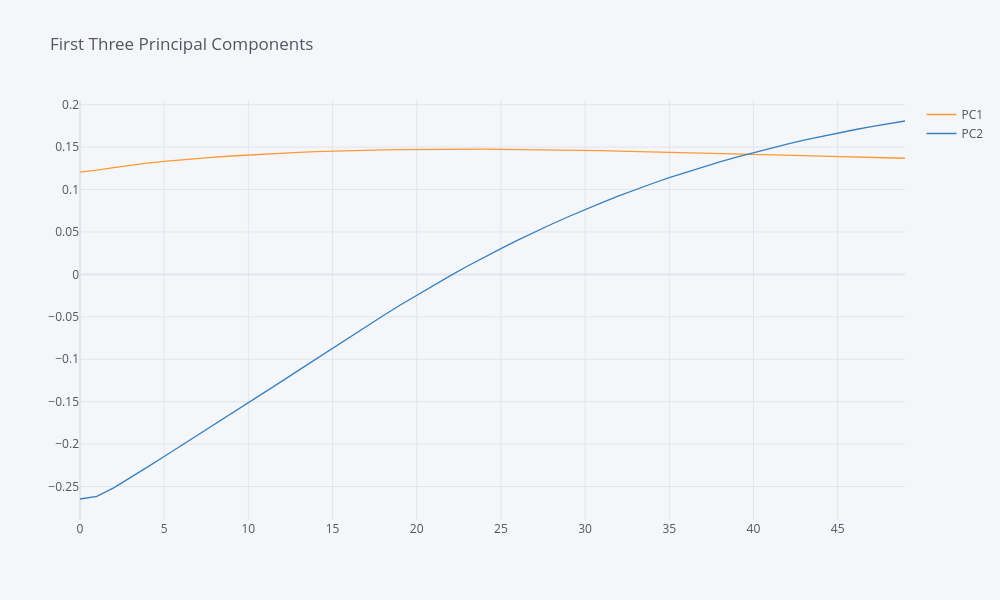

Write notebook code for a chart like this one.
### Code cell
df_pca.iplot(title='First Three Principal Components')

### Figure 1 — Plotly figure (JSON) as saved in the notebook; plotly's stock layout.template omitted (floating-point values rounded to 4 significant figures)
{"data": [{"line": {"color": "rgba(255, 153, 51, 1.0)", "dash": "solid", "shape": "linear", "width": 1.3}, "mode": "lines", "name": "PC1", "text": "", "type": "scatter", "x": [0, 1, 2, 3, 4, 5, 6, 7, 8, 9, 10, 11, 12, 13, 14, 15, 16, 17, 18, 19, 20, 21, 22, 23, 24, 25, 26, 27, 28, 29, 30, 31, 32, 33, 34, 35, 36, 37, 38, 39, 40, 41, 42, 43, 44, 45, 46, 47, 48, 49], "y": [0.1205, 0.1228, 0.1259, 0.1288, 0.1312, 0.1332, 0.135, 0.1367, 0.1382, 0.1395, 0.1407, 0.1419, 0.1429, 0.1438, 0.1446, 0.1453, 0.1459, 0.1464, 0.1468, 0.1471, 0.1474, 0.1475, 0.1476, 0.1476, 0.1475, 0.1474, 0.1472, 0.147, 0.1468, 0.1465, 0.1461, 0.1458, 0.1454, 0.145, 0.1445, 0.144, 0.1436, 0.1431, 0.1426, 0.1421, 0.1415, 0.141, 0.1405, 0.14, 0.1394, 0.1389, 0.1384, 0.1379, 0.1374, 0.1369]}, {"line": {"color": "rgba(55, 128, 191, 1.0)", "dash": "solid", "shape": "linear", "width": 1.3}, "mode": "lines", "name": "PC2", "text": "", "type": "scatter", "x": [0, 1, 2, 3, 4, 5, 6, 7, 8, 9, 10, 11, 12, 13, 14, 15, 16, 17, 18, 19, 20, 21, 22, 23, 24, 25, 26, 27, 28, 29, 30, 31, 32, 33, 34, 35, 36, 37, 38, 39, 40, 41, 42, 43, 44, 45, 46, 47, 48, 49], "y": [-0.2647, -0.2616, -0.2516, -0.2396, -0.2272, -0.2146, -0.2021, -0.1895, -0.177, -0.1643, -0.1516, -0.1387, -0.1258, -0.1128, -0.09977, -0.08679, -0.0739, -0.06117, -0.04865, -0.03638, -0.0244, -0.01274, -0.001418, 0.009557, 0.02018, 0.03044, 0.04035, 0.0499, 0.05909, 0.06794, 0.07645, 0.08462, 0.09245, 0.09995, 0.1071, 0.114, 0.1205, 0.1268, 0.1327, 0.1383, 0.1437, 0.1488, 0.1536, 0.1582, 0.1625, 0.1666, 0.1704, 0.1741, 0.1775, 0.1808]}], "layout": {"height": 600, "legend": {"bgcolor": "#F5F6F9", "font": {"color": "#4D5663"}}, "paper_bgcolor": "#F5F6F9", "plot_bgcolor": "#F5F6F9", "title": {"font": {"color": "#4D5663"}, "text": "First Three Principal Components"}, "width": 1000, "xaxis": {"gridcolor": "#E1E5ED", "showgrid": true, "tickfont": {"color": "#4D5663"}, "title": {"font": {"color": "#4D5663"}, "text": ""}, "zerolinecolor": "#E1E5ED"}, "yaxis": {"gridcolor": "#E1E5ED", "showgrid": true, "tickfont": {"color": "#4D5663"}, "title": {"font": {"color": "#4D5663"}, "text": ""}, "zerolinecolor": "#E1E5ED"}}}
